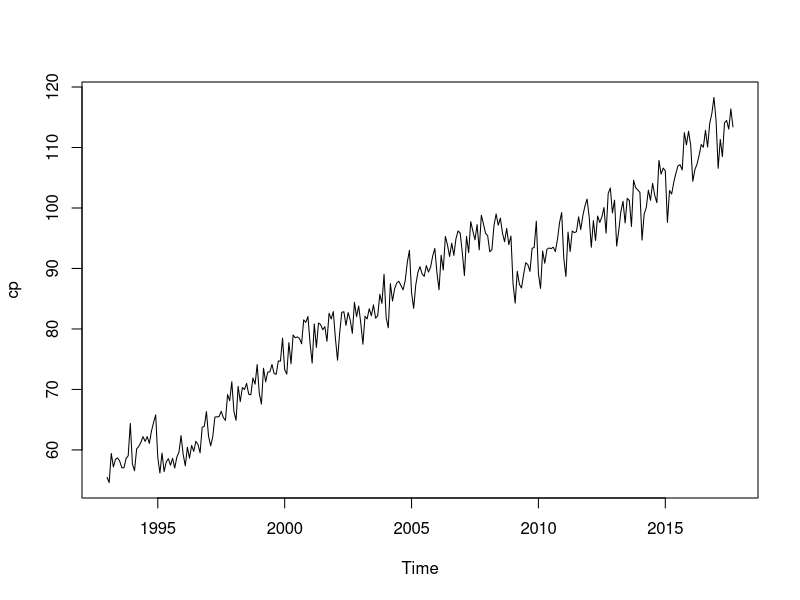
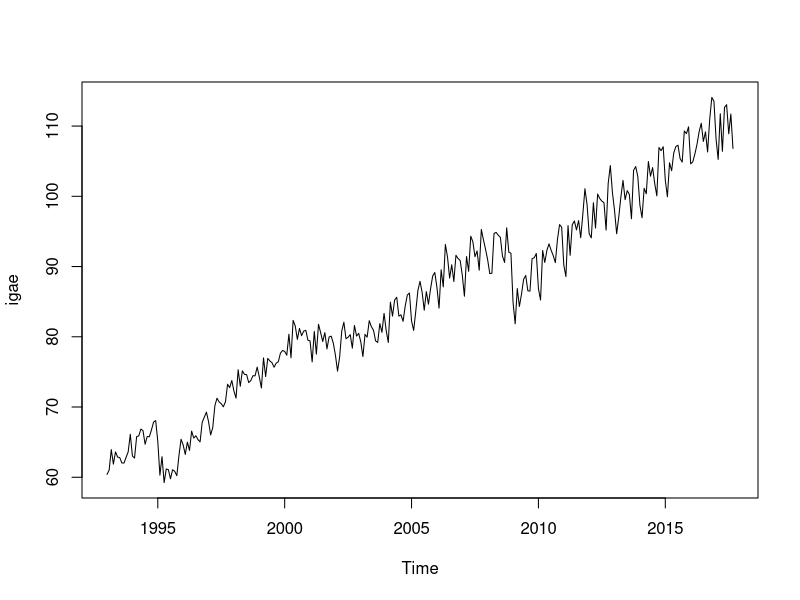
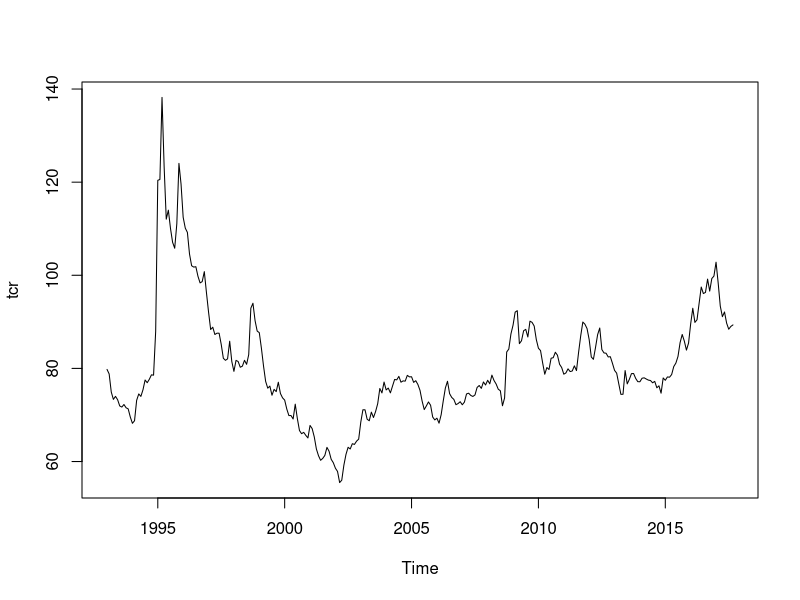
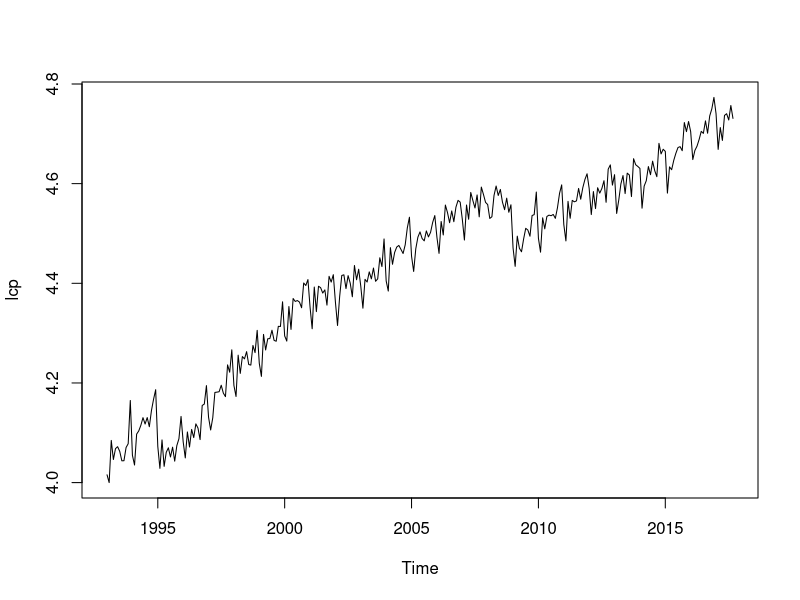
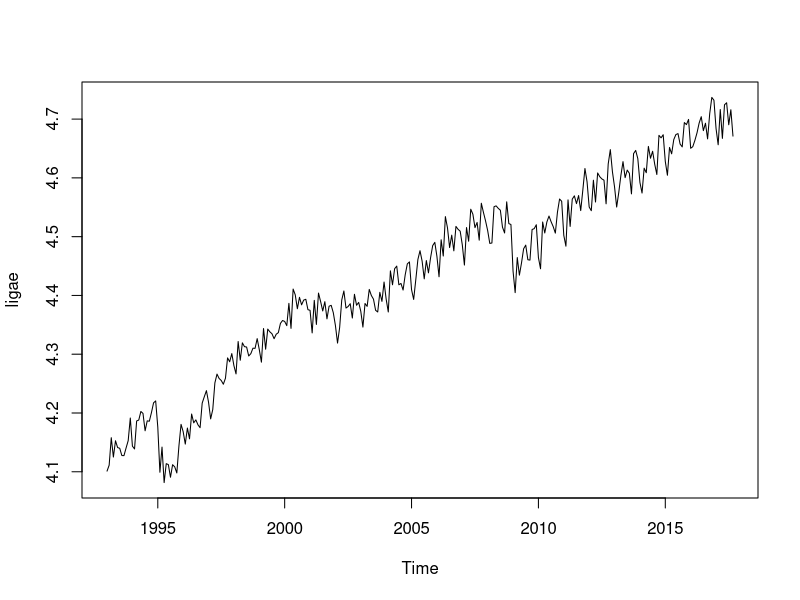
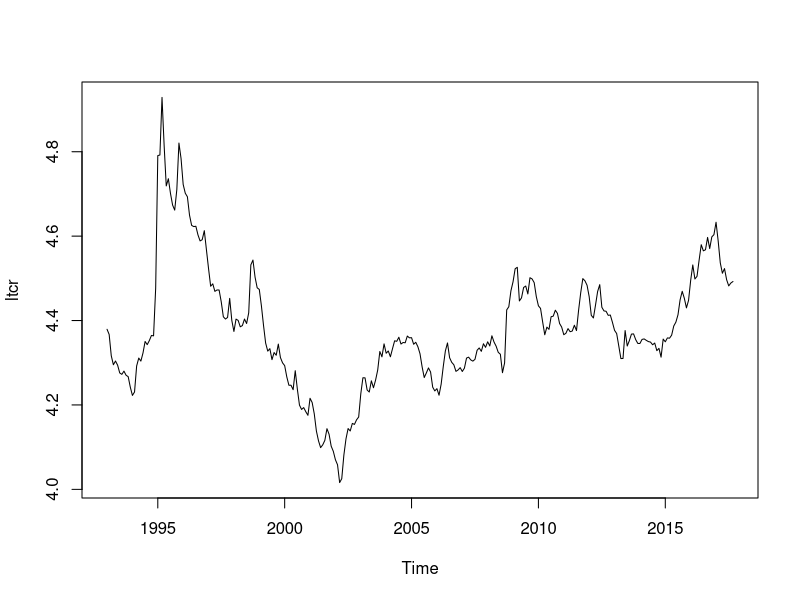
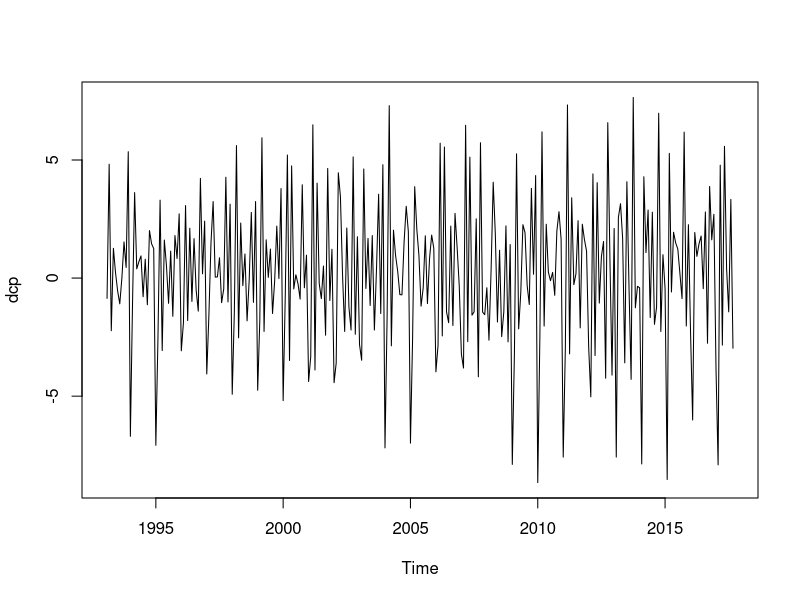
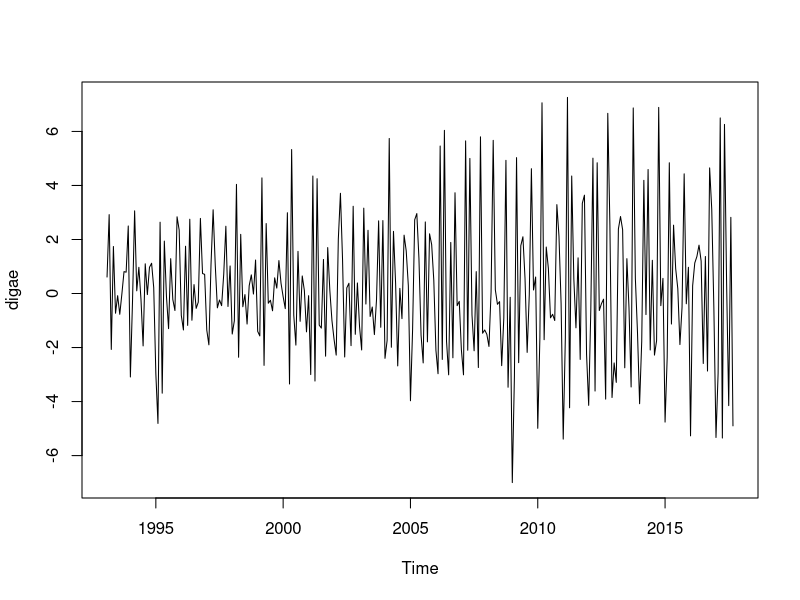

Here is the R script that generated these plots, in order:
#ECONOMETRIA II

#cp: Indicador Mensual del Consumo Privado en el Mercado Interior
#igae: Indicador Global de la Actividad Económica. Índice de volumen físico 
#tcr: Índice de tipo de cambio real

#Cambiar el directorio de trabajo
setwd("C:\\Users\\Leobardo\\Documents\\GitHub\\Cointegration_ErrorCorrectionModel")

# Lectura de la base de datos
Consumo <- read.csv("modelo_consumo.csv")
attach(Consumo)
summary(Consumo)
#PARA VER LA BASE DE DATOS
View(Consumo)

# Establecer que las variables son series de tiempo
cp <- ts(cp, frequency=12, start=c(1993,1))
igae <- ts(igae, frequency=12, start=c(1993,1))
tcr <- ts(tcr, frequency=12, start=c(1993,1))

# Aplicar el logaritmo y primera diferencia a las variables 
lcp <- log(cp)
ligae <- log(igae)
ltcr <- log(tcr)
dcp  <- diff(cp)
digae  <- diff(igae)
dtcr  <- diff(tcr)
dlcp  <- diff(log(cp))
dligae  <- diff(log(igae))
dltcr  <- diff(log(tcr))

#Librerías a utilizar 
library(urca)
library(car)
library(tseries)

# Grafica de las variables 

plot.ts(cp)
plot.ts(igae)
plot.ts(tcr)

plot.ts(lcp)
plot.ts(ligae)
plot.ts(ltcr)

plot.ts(dcp)
plot.ts(digae)
plot.ts(dtcr)

plot.ts(dlcp)
plot.ts(dligae)
plot.ts(dltcr)

#Pruebas de raíz unitaria

#H0: Yt NO es estacionaria
#Ha: Yt es estacionaria


################### cp ###############################
#PH DFA GASTO GOBIERNO 
lc.df <- ur.df(y=cp, type='trend', lags=4, selectlags=c("AIC"))
summary(lc.df)

lc.df <- ur.df(y=cp, type='drift', lags=4, selectlags=c("AIC"))
summary(lc.df)

lc.df <- ur.df(y=cp, type='none', lags=4, selectlags=c("AIC"))
summary(lc.df) 

#####Sin rezagos

lc.df <- ur.df(y=cp, type='trend', selectlags=c("AIC"))
summary(lc.df)

lc.df <- ur.df(y=cp, type='drift', selectlags=c("AIC"))
summary(lc.df)

lc.df <- ur.df(y=cp, type='none', selectlags=c("AIC"))
summary(lc.df) 

############



################REGRESIÓN#########################
#Detección gráfica cointegración

summary(Consumo)

plot(igae, main="Consumo privado e IGAE", ylim=c(54.6,118.3))
lines(igae, col="black")
lines(cp, col="red")

summary(lcp)
summary(ligae)

plot(ligae, main="LNConsumo privado y LNIGAE", ylim=c(4,5))
lines(ligae, col="black")
lines(lcp, col="red")


plot(tcr, main="Consumo privado y tipo de cambio real", ylim=c(54.6,138.2))
lines(tcr, col="black")
lines(cp, col="red")

summary(lcp)
summary(ltcr)

plot(ltcr, main="LNConsumo privado y LNtipo de cambio real", ylim=c(4,5))
lines(ltcr, col="black")
lines(lcp, col="red")

#ESTABLECER VARS.DEPENDIENTES, INDEPENDIENTES
# Funciones para probar cointegracion tipo Granger
mod_lin <- lm(cp ~ igae)
summary(mod_lin)

mod_log <- lm(lcp ~ ligae)
summary(mod_log)

# Generar los residuales 
res_lin <- residuals.lm(mod_lin)
summary(res_lin)
res_log <- residuals.lm(mod_log)
summary(res_log)

#Prueba Durbin Watson 
library(lmtest)
dwtest(formula = mod_lin)
dwtest(formula = mod_log)

#Gráficas residuales
plot(res_lin)
plot(res_log)

qqnorm(res_lin)
qqline(res_lin)

qqnorm(res_log)
qqline(res_log)

#########Realizar pruebas de raíz unitaria de los residuales de ambos modelos
# Prueba de Phillips y Ouliaris para cointegracion 
#modelo_lineal
ecb.cp <- cbind(cp, igae)

Lc.po <- ca.po(ecb.cp, type="Pz")
summary(Lc.po)

Lc.po <- ca.po(ecb.cp, type="Pu")
summary(Lc.po)


#modelo_logaritmico
ecb.lcp <- cbind(lcp, ligae)

Lc.po <- ca.po(ecb.lcp, type="Pz")
summary(Lc.po)

Lc.po <- ca.po(ecb.lcp, type="Pu")
summary(Lc.po)


# Rezagos de los residuales 
res_lin_1 <- res_lin[1:296]
res_log_1 <- res_log[1:296]

res_1.l=lag(res_lin_1)

# Modelos de Correccion de Error (MCE) 
# Lineal
mce_lin <- lm(dcp ~digae+res_lin_1)
summary(mce_lin)

# Log-log
mce_log <- lm(dlcp ~dligae+res_log_1)
summary(mce_log)


#####Modelo múltiple 

#ESTABLECER VARS.DEPENDIENTES, INDEPENDIENTES
# Funciones para probar cointegracion tipo Granger
mod_linm <- lm(cp ~ igae+tcr)
summary(mod_linm)

mod_logm <- lm(lcp ~ ligae+ltcr)
summary(mod_logm)

# Generar los residuales 
res_linm <- residuals.lm(mod_linm)
summary(res_linm)
res_logm <- residuals.lm(mod_logm)
summary(res_logm)

#Prueba Durbin Watson 
library(lmtest)
dwtest(formula = mod_linm)
dwtest(formula = mod_logm)

#Gráficas residuales
plot(res_linm)
plot(res_logm)

qqnorm(res_linm)
qqline(res_linm)

qqnorm(res_logm)
qqline(res_logm)

#########Realizar pruebas de raíz unitaria de los residuales de ambos modelos
# Prueba de Phillips y Ouliaris para cointegracion 
#modelo_lineal
ecb.cpm <- cbind(cp, igae+tcr)

Lc.po <- ca.po(ecb.cpm, type="Pz")
summary(Lc.po)

Lc.po <- ca.po(ecb.cpm, type="Pu")
summary(Lc.po)


#modelo_logaritmico
ecb.lcpm <- cbind(lcp, ligae+ltcr)

Lc.po <- ca.po(ecb.lcpm, type="Pz")
summary(Lc.po)

Lc.po <- ca.po(ecb.lcpm, type="Pu")
summary(Lc.po)


# Rezagos de los residuales 
res_linm_1 <- res_linm[1:296]
res_logm_1 <- res_logm[1:296]

res_1.l=lag(res_lin_1)

# Modelos de Correccion de Error (MCE) 
# Lineal
mce_linm <- lm(dcp ~digae+dtcr+res_linm_1)
summary(mce_linm)

# Log-log
mce_logm <- lm(dlcp ~dligae+dltcr+res_logm_1)
summary(mce_logm)




